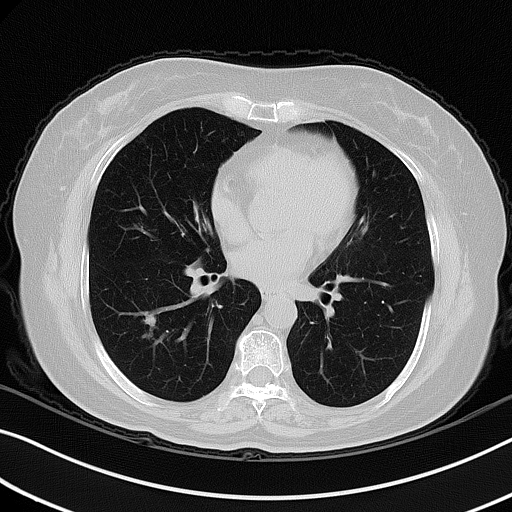
#> input picture BMP_classification/train/0/0006_33.bmp, 512 x 512 px, found by its file name; its folder holds only this picture in this run
$ python data_augmentation.py
#> lines starting #> are read from the running program, lines starting #| are printed output that depends on the picture
import numpy as np
from scipy.ndimage import rotate
import os
import imageio
import argparse


def augment(sample, do_flip=False, do_rotate=False, angle=0):
    if do_rotate:
        sample = rotate(sample, angle, axes=(0, 1), reshape=False)
    if do_flip:
        sample = np.ascontiguousarray(sample[::-1, ::-1])
    return sample


def process_directory(input_dir, output_dir):
#> called with output_dir = 'augment_img_rotate/0'
    os.makedirs(output_dir, exist_ok=True)

    for fname in os.listdir(input_dir):
        if not fname.lower().endswith('.bmp'):
            continue
        in_path = os.path.join(input_dir, fname)
        imgs = imageio.imread(in_path)
#> imgs is the input picture: shape (512, 512); min 0, max 255, mean 88.8
        imgs = np.array(imgs)

        for angle in [180]:  # Altere para os ângulos que desejar (ex: [90, 180, 270])
            sample = augment(imgs, do_rotate=True, do_flip=False, angle=angle)

            # 2D image
            if sample.ndim == 2:
                out_name = f"{angle}rot_{fname}"
                out_path = os.path.join(output_dir, out_name)
                imageio.imsave(out_path, sample.astype(np.uint8))

            # 3D image stack
            elif sample.ndim == 3:
                for slice_idx in range(sample.shape[0]):
                    slice_img = sample[slice_idx]
                    out_name = f"{angle}rot_{slice_idx}_{fname}"
                    out_path = os.path.join(output_dir, out_name)
                    imageio.imsave(out_path, slice_img.astype(np.uint8))
#> this loop made 1 pass
#> pass 1, in augment, `sample = rotate(sample, angle, axes=(0, 1), reshape=False)`:
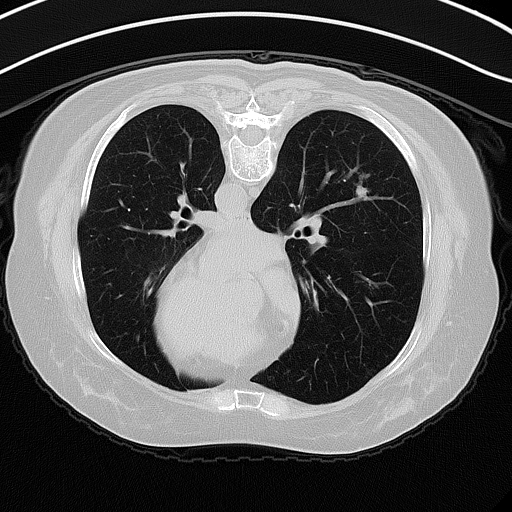
#> sample: shape (512, 512); min 0, max 255, mean 88.8


def main(args):
    data_path = args.data_path
    output_path = args.output_path

    subdirs = [d for d in os.listdir(data_path) if os.path.isdir(os.path.join(data_path, d))]
    print(f"Subpastas encontradas em '{data_path}': {subdirs}")

    for class_name in subdirs:
        print(f"Processando pasta: {class_name}")
        class_input = os.path.join(data_path, class_name)
        class_output = os.path.join(output_path, class_name)
        process_directory(class_input, class_output)
#> pass 2 of the loop in main, `for class_name in subdirs:`:
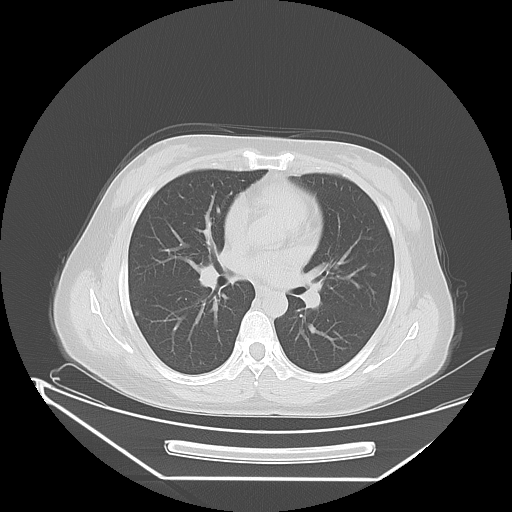
#> input picture BMP_classification/train/1/0001_41.bmp, 512 x 512 px, found by its file name
#> in process_directory, imgs is the input picture: shape (512, 512); min 0, max 255, mean 96.8
#> the loop in process_directory (call 2), `for angle in [180]:` made 1 pass
#> pass 1, in augment (call 2), `sample = rotate(sample, angle, axes=(0, 1), reshape=False)`:
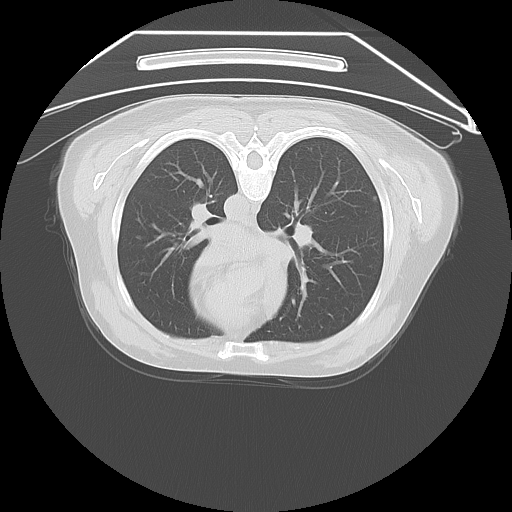
#> sample: shape (512, 512); min 0, max 255, mean 96.8


if __name__ == '__main__':
    parser = argparse.ArgumentParser(
        description='Gera imagens rotacionadas preservando estrutura de pastas.')
    parser.add_argument('--data-path', type=str,
                        default='/home/joyzinhw/Documentos/DMLN/BMP_classification/train',
                        help='Caminho da pasta de entrada com subpastas de classes')
    parser.add_argument('--output-path', type=str,
                        default='augment_img_rotate',
                        help='Caminho da pasta de saída onde serão criadas subpastas')
    opt = parser.parse_args()
    main(opt)
